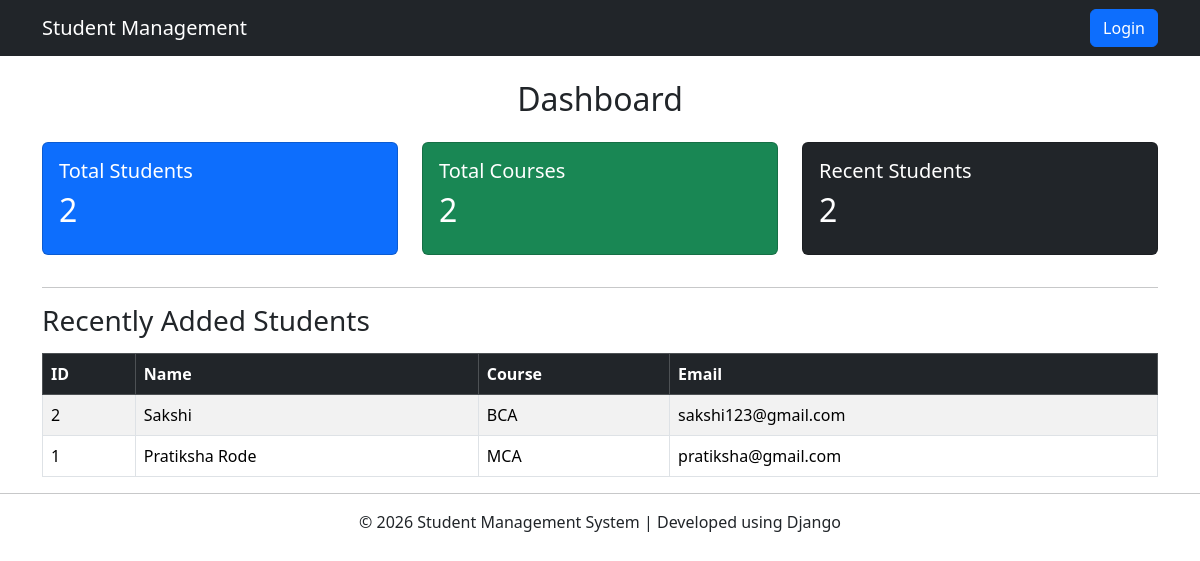
Before: / with the older database file.
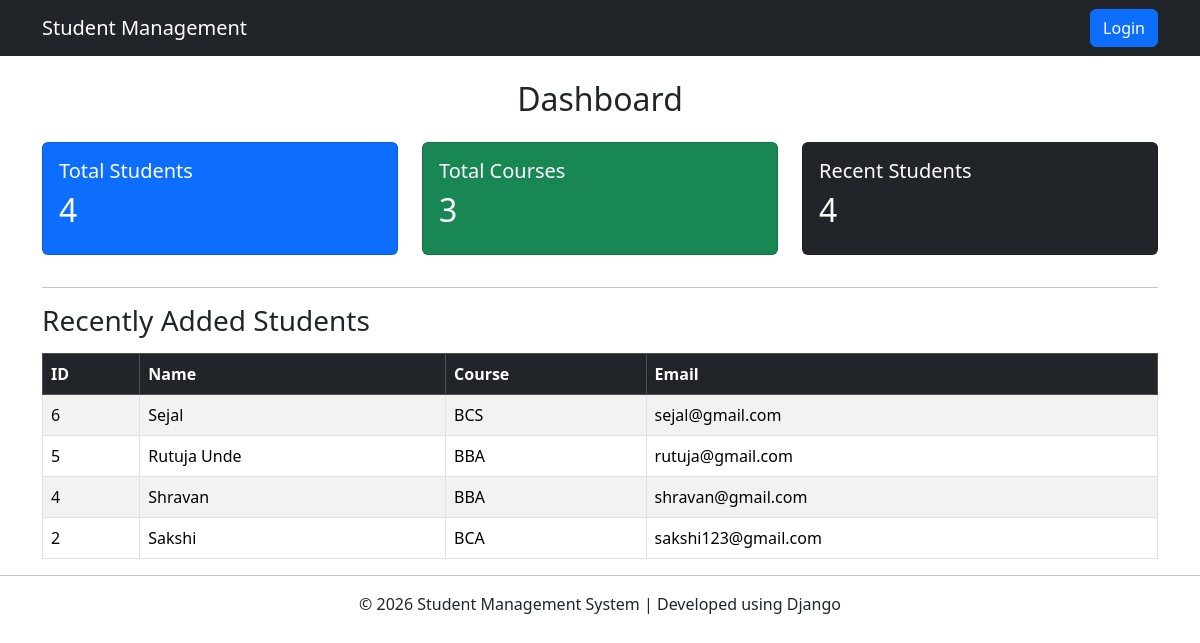
After: the same page with the newer database file.
### student/models.py (models this page shows, shortened)
class Student(models.Model):
    name = models.CharField(max_length=100)
    course = models.CharField(max_length=50)
    email = models.EmailField()

### student/views.py (the view)
# urls.py: path('', views.home, name='home'),
def home(request):
    total_students = Student.objects.count()
    total_courses = Student.objects.values(
        'course'
    ).distinct().count()
    recent_students = Student.objects.order_by(
        '-id'
    )[:5]
    context = {
        'total_students': total_students,
        'total_courses': total_courses,
        'recent_students': recent_students,
    }
    return render(request, 'student/home.html', context)

### student/templates/student/home.html
{% extends 'student/base.html' %}
{% block content %}
<h2 class="mb-4 text-center">Dashboard</h2>
<div class="row">
    <div class="col-md-4">
        <div class="card text-white bg-primary mb-3">
            <div class="card-body">
                <h5 class="card-title">Total Students</h5>
                <h2>{{ total_students }}</h2>
            </div>
        </div>
    </div>
    <div class="col-md-4">
        <div class="card text-white bg-success mb-3">
            <div class="card-body">
                <h5 class="card-title">Total Courses</h5>
                <h2>{{ total_courses }}</h2>
            </div>
        </div>
    </div>
    <div class="col-md-4">
        <div class="card text-white bg-dark mb-3">
            <div class="card-body">
                <h5 class="card-title">Recent Students</h5>
                <h2>{{ recent_students|length }}</h2>
            </div>
        </div>
    </div>
</div>
<hr>
<h3 class="mb-3">Recently Added Students</h3>
<table class="table table-bordered table-striped">
    <thead class="table-dark">
        <tr>
            <th>ID</th>
            <th>Name</th>
            <th>Course</th>
            <th>Email</th>
        </tr>
    </thead>
    <tbody>
        {% for student in recent_students %}
        <tr>
            <td>{{ student.id }}</td>
            <td>{{ student.name }}</td>
            <td>{{ student.course }}</td>
            <td>{{ student.email }}</td>
        </tr>
        {% empty %}
        <tr>
            <td colspan="4" class="text-center">
                No Students Found
            </td>
        </tr>
        {% endfor %}
    </tbody>
</table>
{% endblock %}

### student/templates/student/base.html (shortened to what this page needs)
<!DOCTYPE html>
<html lang="en">
<head>
    <link href="https://cdn.jsdelivr.net/npm/bootstrap@5.3.7/dist/css/bootstrap.min.css" rel="stylesheet">
</head>
<body>
    <nav class="navbar navbar-expand-lg navbar-dark bg-dark">
        <div class="container">
            <a class="navbar-brand" href="/">Student Management</a>
            <div>
                {% if user.is_authenticated %}
                    <a class="btn btn-outline-light me-2" href="/">Home</a>
                    <a class="btn btn-outline-light me-2" href="/about/">About</a>
                    <a class="btn btn-outline-light me-2" href="/contact/">Contact</a>
                    <a class="btn btn-outline-light me-2" href="/students/">Students</a>
                    <a class="btn btn-success me-2" href="{% url 'add_student' %}">
                        Add Student
                    </a>
                    <a class="btn btn-danger" href="{% url 'logout' %}">
                        Logout
                    </a>
                {% else %}
                    <a class="btn btn-primary" href="{% url 'login' %}">
                        Login
                    </a>
                {% endif %}
            </div>
        </div>
    </nav>
    <div class="container mt-4">
        {% block content %}
        {% endblock %}
    </div>
    <hr>
    <footer class="text-center mb-3">
        <p>© 2026 Student Management System | Developed using Django</p>
    </footer>
</body>
</html>

Changed rows visible on the page:
removed Student: id "1", name "Pratiksha Rode", course "MCA", email "pratiksha@gmail.com"
added Student: id "6", name "Sejal", course "BCS", email "sejal@gmail.com"
added Student: id "5", name "Rutuja Unde", course "BBA", email "rutuja@gmail.com"
added Student: id "4", name "Shravan", course "BBA", email "shravan@gmail.com"
Other visible differences:
{{ total_students }}: "2" → "4"
{{ total_courses }}: "2" → "3"
{{ recent_students|length }}: "2" → "4"
